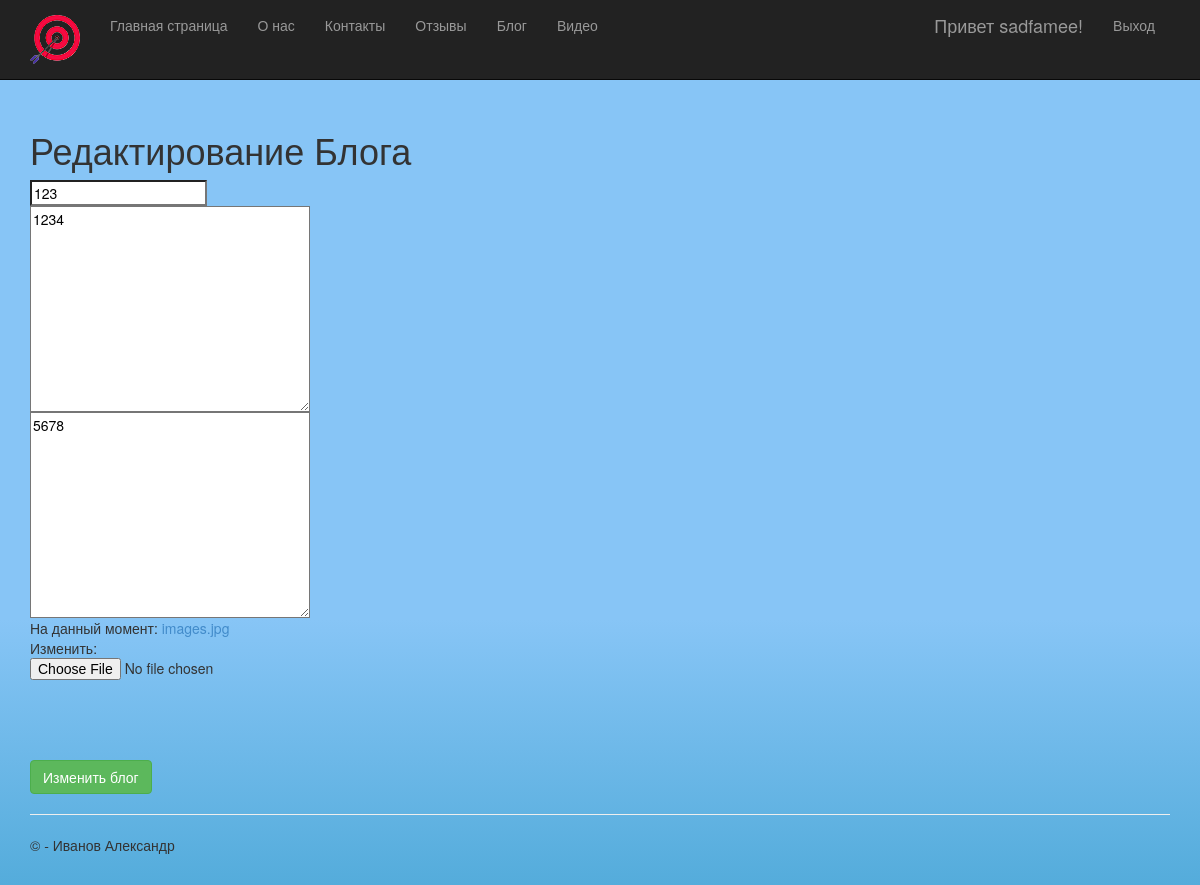
Page /1/redakt (signed in) on the committed database.
### app/models.py (models this page shows, shortened)
class Blog(models.Model):
    title = models.CharField(max_length = 80, unique_for_date = "posted", verbose_name = "Заголовок")
    description = models.TextField(verbose_name = "Краткое описание")
    content = models.TextField(verbose_name = "Полное содержание")
    posted = models.DateTimeField(default = datetime.now(), db_index = True, verbose_name = "Опубликована")
    author = models.ForeignKey(User, null=True, blank=True, on_delete = models.SET_NULL, verbose_name = "Автор")
    image = models.ImageField(upload_to='images/', default = 'images.jpg', verbose_name = "Путь к картинке")

### app/views.py (the view)
# urls.py: path('<int:Blog_id>/redakt', views.Redakt.as_view(), name='redakt'),
class Redakt(UpdateView):
    model = Blog
    pk_url_kwarg = "Blog_id"
    template_name = 'app/redakt.html'
    form_class = BlogForm

### app/forms.py
class BlogForm(ModelForm):
    class Meta:
        model = Blog
        fields = ['title','description','content','image']

### app/templates/app/redakt.html (shortened to what this page needs)
﻿{% extends "app/layout.html" %}
{% block content %}
<div class="features">
    <h1>
        Редактирование Блога
    </h1>
    <div class="div_form">
        <div class="form">
            <form method="post" enctype="multipart/form-data">
                {{ form.title }}<br>
                {{ form.description }}<br>
                {{ form.content }}<br>
                {{ form.image }}<br><br>
                {{ form.posted }}<br><br>
                <button class="btn btn-success" onclick="document.location='./'" type="submit">Изменить блог</button>
            </form>
        </div>
    </div>
</div>
{% endblock %}

### app/templates/app/loginpartial.html (shortened to what this page needs)
﻿{% if user.is_authenticated %}
<form id="logoutForm" action="/logout/" method="post" class="navbar-right">
    <ul class="nav navbar-nav navbar-right">
        <li><span class="navbar-brand">Привет {{ user.username }}!</span></li>
        <li><a href="javascript:document.getElementById('logoutForm').submit()">Выход</a></li>
    </ul>
</form>
{% else %}
<ul class="nav navbar-nav navbar-right">
    <li><a href="{% url 'login' %}">Вход</a></li>
    <li><a href="{% url 'registr' %}">Регистрация</a></li>
</ul>
{% endif %}

### app/static/app/content/site.css (style rules this page uses)
body { padding-top: 90px; padding-bottom: 20px; background: -webkit-linear-gradient(0deg, rgb(84, 172, 219), rgb(135, 197, 246) 30%); background: -moz-linear-gradient(0deg, rgb(84, 172, 219), rgb(135, 197, 246) 30%); background: linear-gradient(0deg, rgb(84, 172, 219), rgb(135, 197, 246) 30%); }
input, select, textarea { max-width: 280px; }

### rows in the picture
Blog: title "123", description "1234", content "5678"

### other values in the picture
{{ user.username }} "sadfamee"
